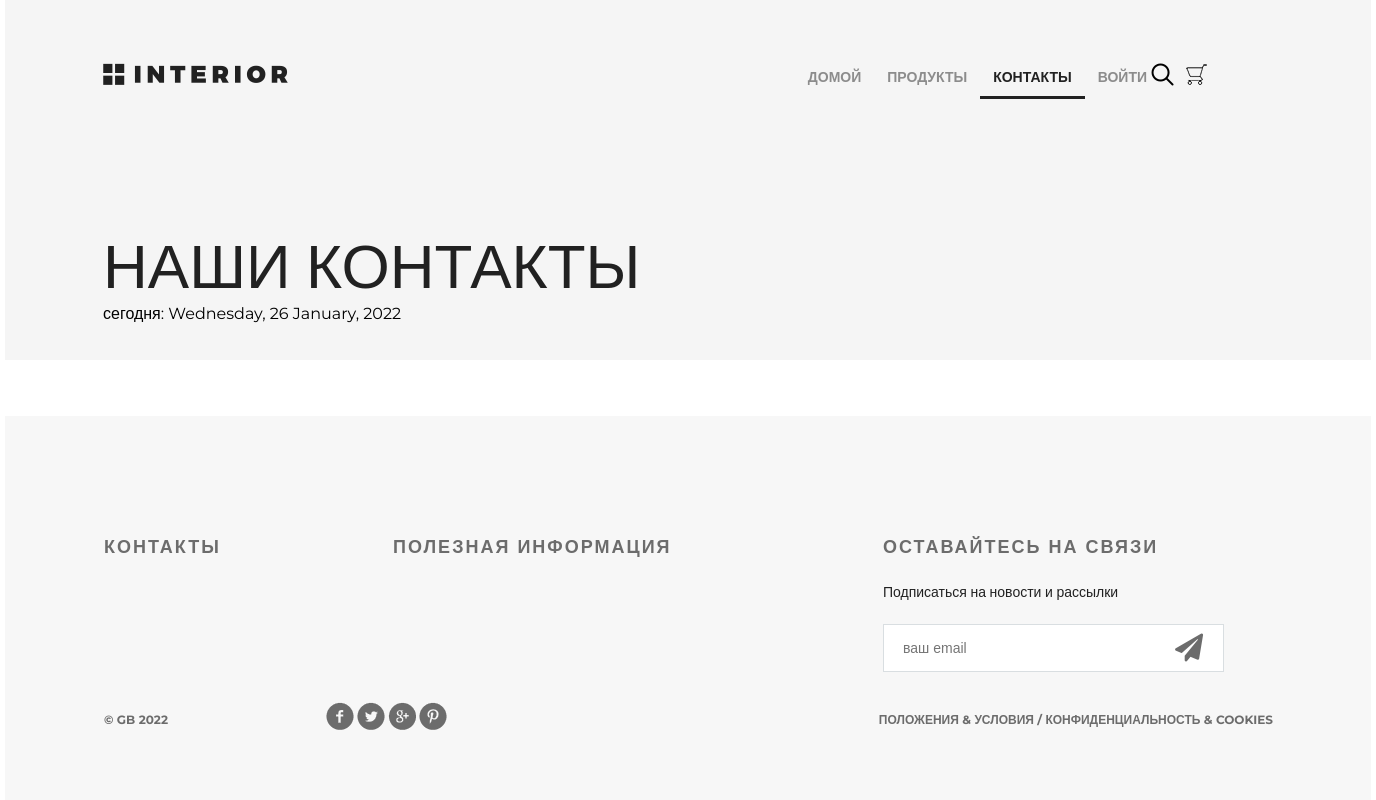
/contact/, run on an earlier commit of the app's database.
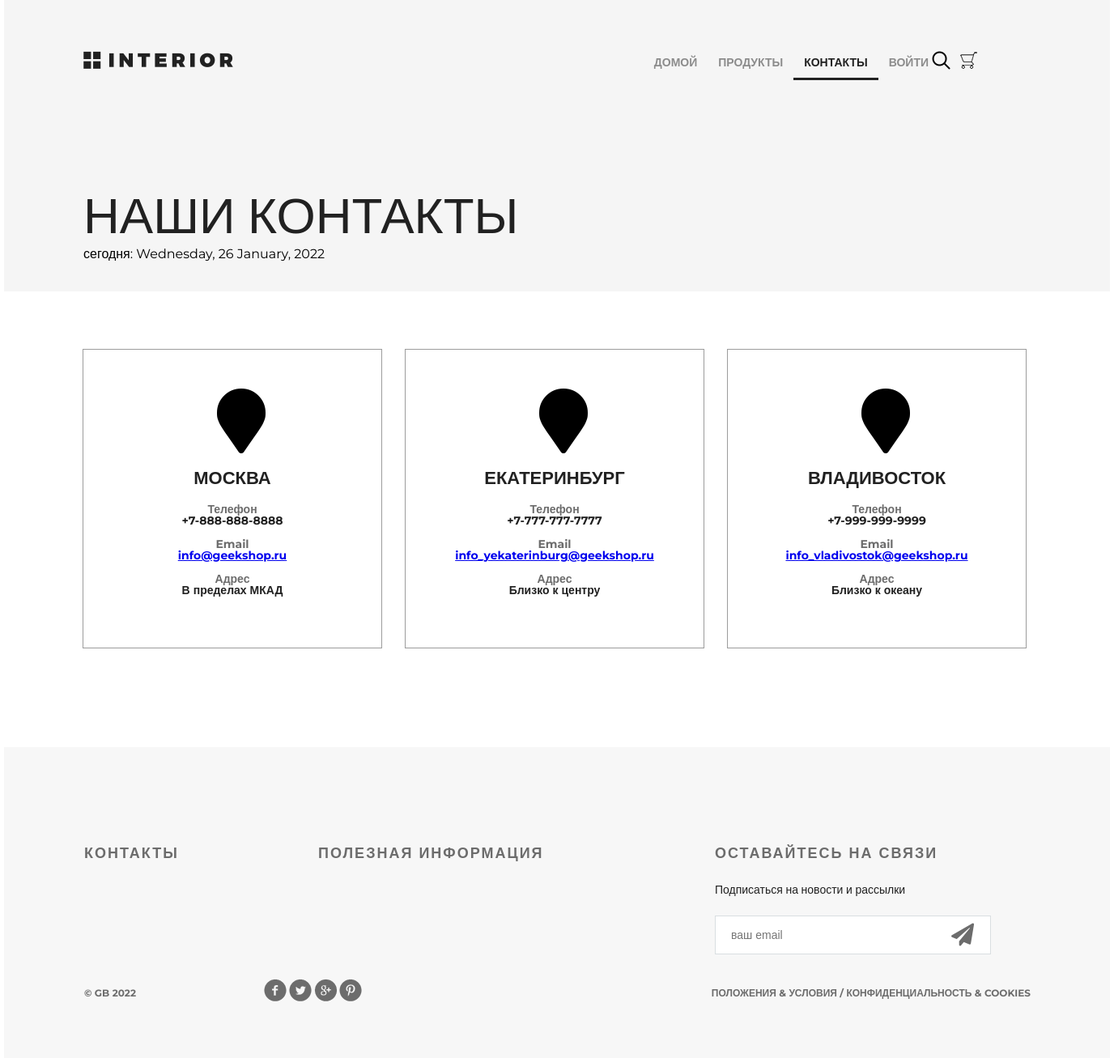
And on a later commit of the database.
### mainapp/models.py (models this page shows, shortened)
class Contact(models.Model):
    phone = models.CharField(max_length=50, verbose_name="номер телефона")
    email = models.EmailField(max_length=254, verbose_name="электронная почта")
    city = models.CharField(max_length=128, default="Москва", verbose_name="город")
    address = models.CharField(max_length=254, verbose_name="адресс")

### mainapp/views.py (the view)
# urls.py: path("contact/", mainapp.contact, name="contact"),
def contact(request):
    title = "о нас"
    visit_date = timezone.now()
    locations = Contact.objects.all()
    content = {"title": title, "visit_date": visit_date, "locations": locations}
    return render(request, "mainapp/contact.html", content)

### mainapp/templatetags/mail_to.py (called while the page is built)
@register.filter(name="mail_to")
def mail_to(input_str):
    link_mailto = ET.Element("a", {"href": f"mailto:{input_str}"})
    link_mailto.text = input_str
    return mark_safe(ET.tostring(link_mailto, encoding="unicode"))

### mainapp/templates/mainapp/contact.html
{% extends 'mainapp/base.html' %}
{% load static mail_to %}
{% block menu %}
<div class="hero">
    <div class="header clearfix">
        {% include 'mainapp/includes/inc_menu.html' %}
    </div>
    <h1>наши контакты</h1>
    <p>сегодня: {{ visit_date|date:"l, j F, Y" }}</p>
</div>
{% endblock %}
{% block content %}
<div class="location">
    {% for location in locations %}
    <div class="location-1">
        <i class="fa fa-map-marker fa-5x"></i>
        <h4>{{ location.city }}</h4>
        <div class="contacts">
            <h5>Телефон</h5>
            <p>{{ location.phone }}</p>
        </div>
        <div class="contacts">
            <h5>Email</h5>
            <p>{{ location.email|mail_to }}</p>
        </div>
        <div class="contacts">
            <h5>Адрес</h5>
            <p>{{ location.address }}</p>
        </div>
    </div>
    {% endfor %}
</div>
<div class="clr"></div>
{% endblock %}

### mainapp/templates/mainapp/base.html (shortened to what this page needs)
{% load static %}
<!DOCTYPE html>
<html>
<head>
    {% block css %}
    <link rel="stylesheet" type="text/css" href="{% static 'style.css' %}">
    <link rel="stylesheet" href="{% static 'css/all.min.css' %}">
    {% endblock css %}
</head>
<body>
    <div class="container">
        {% block menu %}
        {% endblock menu %}
        <div class="content">
            {% block content %}
            {% endblock content %}
        </div>
    </div>
    {% block footer %}
    <div class="footer">
        <div class="clearfix">
            <div class="text-footer">
                <h3>контакты</h3>
            </div>
            <div class="text-footer">
                <h3>полезная информация</h3>
            </div>
            <div class="text-footer clearfix">
                <h3>Оставайтесь на связи</h3>
                <p>Подписаться на новости и рассылки</p>
                <form>
                    <input type="email" name="email" placeholder="ваш email">
                    <a href="#"><i class="fa fa-paper-plane fa-2x" aria-hidden="true"></i></a>
                </form>
            </div>
        </div>
        <p class="small">&copy; GB {% now "Y" %}</p>
        <div class="social">
            <a href="#" class="social1"></a>
            <a href="#" class="social2"></a>
            <a href="#" class="social3"></a>
            <a href="#" class="social4"></a>
        </div>
        <p class="small">Положения &amp; Условия / Конфиденциальность &amp; Cookies</p>
    </div>
    {% endblock %}
</body>
</html>

### mainapp/templates/mainapp/includes/inc_menu.html (shortened to what this page needs)
<a href="{% url 'main' %}" class="logo"></a>
<ul class="menu">
    <li>
        <a href="{% url 'main' %}" class="{% if request.resolver_match.url_name == 'main' %}active{% endif %}">
            домой
        </a>
    </li>
    <li>
        <a href="{% url 'products:index' %}"
            class="{% if request.resolver_match.namespace == 'products' %}active{% endif %}">
            продукты
        </a>
    </li>
    <li>
        <a href="{% url 'contact' %}" class="{% if request.resolver_match.url_name == 'contact' %}active{% endif %}">
            контакты
        </a>
    </li>
    <li>
        {% if user.is_authenticated %}
        <a href="{% url 'auth:logout' %}">выйти</a>
        {% else %}
        <a href="{% url 'auth:login' %}">войти</a>
        {% endif %}
    </li>
</ul>
<a href="#" class="search"></a>
<a href="{% url 'basket:view' %}" class="basket">
</a>

### static/style.css (style rules this page uses)
* { margin: 0; padding: 0; }
body { font-family: 'Montserrat', sans-serif; }
html, body { height: 100%; }
.clr { height: 384px; }
.container { width: 1366px; margin: 0 auto; min-height: 100%; }
.logo { background-image: url(/static/img/logo.png); margin-top: 63px; width: 185px; height: 22px; float: left; }
.menu { list-style-type: none; margin-top: 67px; float: right; }
.menu li { float: left; }
.menu a { color: #8c8c8c; font-size: 14px; font-weight: 700; text-align: right; text-transform: uppercase; text-decoration: none; padding: 10px 13px; }
.menu .active { color: #212121; font-weight: 700; border-bottom: 3px solid #212121; }
.search { display: block; width: 23px; height: 23px; background-image: url(/static/img/search.png); position: absolute; top: 63px; left: 1146px; }
.basket { display: block; width: 23px; height: 23px; background-image: url(/static/img/basket.png); position: absolute; top: 63px; left: 1180px; text-decoration: none; color: #555; }
.clearfix:after { content: ""; display: block; clear: both; }
.footer { height: 384px; width: 1169px; background-color: #f7f7f7; padding-left: 99px; padding-right: 98px; margin: -384px auto 0; clear: both; }
.footer form { position: relative; }
.footer form a i { display: block; width: 21px; height: 21px; position: absolute; z-index: 2; top: 10px; right: 50px; color: #6c6c6c; }
.text-footer { margin-top: 120px; width: 221px; float: left; margin-right: 68px; }
.text-footer:last-child { margin-right: 0; }
.text-footer h3 { text-transform: uppercase; color: #6c6c6c; font-size: 18px; font-weight: 700; text-align: left; margin-bottom: 22px; letter-spacing: 2px; }
.text-footer p { color: #212121; font-size: 14px; font-weight: 300; line-height: 24px; text-align: left; margin-bottom: 20px; }
.text-footer a { text-decoration: none; text-transform: uppercase; color: #212121; font-size: 14px; font-weight: 700; line-height: 26px; text-align: left; }
.text-footer:nth-child(2) { width: 422px; }
.text-footer:nth-child(3) { width: 363px; }
.text-footer input { border-width: 1px; border-color: #d9dee1; border-style: solid; background-color: #ffffff; width: 250px; height: 46px; outline: none; color: #6c6c6c; font-size: 14px; font-weight: 300; line-height: 22px; text-align: left; padding-left: 19px; padding-right: 70px; }
.footer .small { text-transform: uppercase; float: left; color: #6c6c6c; font-size: 12px; font-weight: 700; line-height: 26px; text-align: left; margin-top: 35px; }
.social { height: 28px; width: 121px; float: left; margin-left: 158px; margin-top: 30px; }
.social1 { background: url(/static/img/social-links.png); height: 28px; width: 28px; float: left; }
.social2 { background: url(/static/img/social-links.png); background-position: -34px 0px; height: 28px; width: 28px; float: left; margin-left: 3px; }
.social3 { background: url(/static/img/social-links.png); background-position: -67px 0px; height: 28px; width: 28px; float: left; margin-left: 3px; }
.social4 { background: url(/static/img/social-links.png); background-position: -101px 0px; height: 28px; width: 28px; float: left; margin-left: 3px; }
.footer .small:nth-child(4) { float: right; }
.hero { background-color: #f5f5f5; height: 360px; padding-left: 98px; padding-right: 211px; position: relative; }
.hero h1 { color: #212121; font-size: 62px; font-weight: 100; text-align: left; margin-top: 142px; text-transform: uppercase; }
.location { padding: 0px 97px; }
.location-1 { height: 368px; width: 368px; border: 1px solid #9c9c9c; margin: 71px 28px 122px 0px; float: left; }
.location-1:last-child { margin: 71px 0px 122px 0px; }
.location i { display: block; margin: 48px auto 0px; width: 38px; }
.location h4 { margin: 23px auto 23px; text-transform: uppercase; text-align: center; color: #212121; font-size: 22px; font-weight: 700; line-height: 16px; }
.contacts { text-align: center; margin-bottom: 15px; line-height: 14px; color: #212121; font-size: 14px; font-weight: 700; }
.contacts h5 { color: #6c6c6c; font-size: 14px; font-weight: 700; }

What changed in the data, as far as the page shows it:
added Contact: city "МОСКВА", phone "+7-888-888-8888", email|mail_to "info@geekshop.ru", address "В пределах МКАД"
added Contact: city "ЕКАТЕРИНБУРГ", phone "+7-777-777-7777", email|mail_to "info_yekaterinburg@geekshop.ru", address "Близко к центру"
added Contact: city "ВЛАДИВОСТОК", phone "+7-999-999-9999", email|mail_to "info_vladivostok@geekshop.ru", address "Близко к океану"
